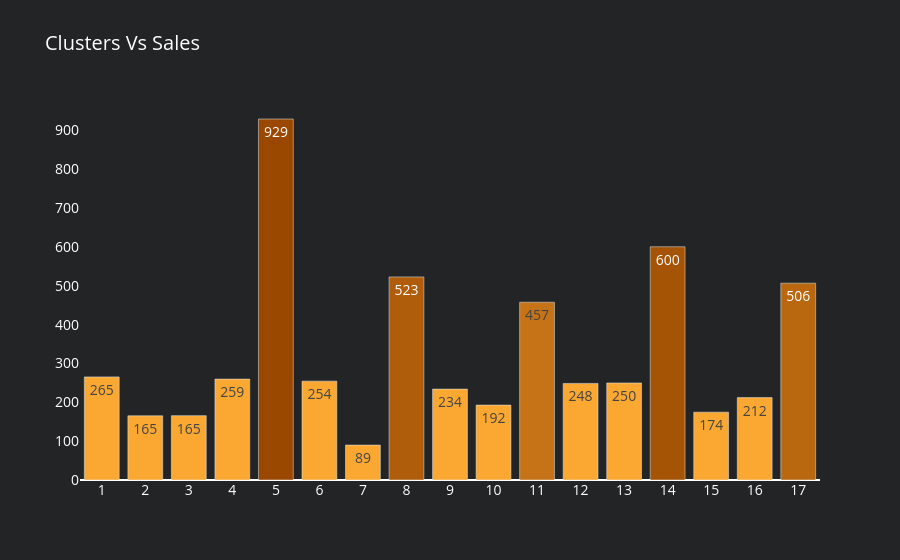

The notebook cell this image was saved under:
### Markdown cell above
### Clusters Vs Sales

### Code cell
df_cl_sa = df_train1.groupby('cluster').agg({"sales" : "mean"}).reset_index().sort_values(by='sales', ascending=False)
df_cl_sa['color'] = colors['level10']
df_cl_sa['color'][:1] = colors['level1']
df_cl_sa['color'][1:2] = colors['level2']
df_cl_sa['color'][2:3] = colors['level3']
df_cl_sa['color'][3:4] = colors['level4']
df_cl_sa['color'][4:5] = colors['level5']
fig3 = go.Figure(data=[go.Bar(y=df_cl_sa['sales'],
                             x=df_cl_sa['cluster'],
                             marker=dict(color= df_cl_sa['color']),
                             name='Cluster',
                             text=df_cl_sa['sales'].astype(int),
                             textposition='auto',
                             hoverinfo='text',
                             hovertext=
                            '<b>Cluster</b>:'+ df_cl_sa['cluster'].astype(str) +'<br>' +
                            '<b>Sales</b>:'+ df_cl_sa['sales'].astype(int).astype(str) +'<br>' ,
                            # hovertemplate='Family: %{y}'+'<br>Sales: $%{x:.0f}'
                            )])
fig3.update_layout(title_text='Clusters Vs Sales',paper_bgcolor=colors['background'],plot_bgcolor=colors['background'],
                font=dict(
                size=14,
                color='white'))

fig3.update_xaxes(tickmode = 'array', tickvals=df_cl_sa.cluster)
fig3.update_yaxes(showgrid=False)

### Figure 1 — Plotly figure (JSON) as saved in the notebook; plotly's stock layout.template omitted (floating-point values rounded to 4 significant figures)
{"data": [{"hoverinfo": "text", "hovertext": ["<b>Cluster</b>:5.0<br><b>Sales</b>:929<br>", "<b>Cluster</b>:14.0<br><b>Sales</b>:600<br>", "<b>Cluster</b>:8.0<br><b>Sales</b>:523<br>", "<b>Cluster</b>:17.0<br><b>Sales</b>:506<br>", "<b>Cluster</b>:11.0<br><b>Sales</b>:457<br>", "<b>Cluster</b>:1.0<br><b>Sales</b>:265<br>", "<b>Cluster</b>:4.0<br><b>Sales</b>:259<br>", "<b>Cluster</b>:6.0<br><b>Sales</b>:254<br>", "<b>Cluster</b>:13.0<br><b>Sales</b>:250<br>", "<b>Cluster</b>:12.0<br><b>Sales</b>:248<br>", "<b>Cluster</b>:9.0<br><b>Sales</b>:234<br>", "<b>Cluster</b>:16.0<br><b>Sales</b>:212<br>", "<b>Cluster</b>:10.0<br><b>Sales</b>:192<br>", "<b>Cluster</b>:15.0<br><b>Sales</b>:174<br>", "<b>Cluster</b>:3.0<br><b>Sales</b>:165<br>", "<b>Cluster</b>:2.0<br><b>Sales</b>:165<br>", "<b>Cluster</b>:7.0<br><b>Sales</b>:89<br>"], "marker": {"color": ["#9a4800", "#a55305", "#af5d0b", "#ba6810", "#c57316", "#faa831", "#faa831", "#faa831", "#faa831", "#faa831", "#faa831", "#faa831", "#faa831", "#faa831", "#faa831", "#faa831", "#faa831"]}, "name": "Cluster", "text": [929, 600, 523, 506, 457, 265, 259, 254, 250, 248, 234, 212, 192, 174, 165, 165, 89], "textposition": "auto", "x": [5, 14, 8, 17, 11, 1, 4, 6, 13, 12, 9, 16, 10, 15, 3, 2, 7], "y": [929.8, 600.7, 523.1, 507.0, 457.8, 265.6, 259.8, 254.7, 250.0, 248.7, 234.1, 212.2, 192.9, 174.7, 165.8, 165.3, 89.98], "type": "bar"}], "layout": {"title": {"text": "Clusters Vs Sales"}, "font": {"size": 14, "color": "white"}, "paper_bgcolor": "#232425", "plot_bgcolor": "#232425", "xaxis": {"tickmode": "array", "tickvals": [5, 14, 8, 17, 11, 1, 4, 6, 13, 12, 9, 16, 10, 15, 3, 2, 7]}, "yaxis": {"showgrid": false}}}
